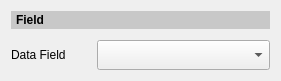
<?xml version="1.0" encoding="UTF-8"?>
<ui version="4.0">
 <class>frmComposerFieldEditor</class>
 <widget class="QWidget" name="frmComposerFieldEditor">
  <property name="geometry">
   <rect>
    <x>0</x>
    <y>0</y>
    <width>281</width>
    <height>76</height>
   </rect>
  </property>
  <property name="sizePolicy">
   <sizepolicy hsizetype="Preferred" vsizetype="Maximum">
    <horstretch>0</horstretch>
    <verstretch>0</verstretch>
   </sizepolicy>
  </property>
  <property name="windowTitle">
   <string>Field Selector</string>
  </property>
  <layout class="QGridLayout" name="gridLayout">
   <property name="verticalSpacing">
    <number>11</number>
   </property>
   <item row="1" column="1">
    <widget class="QComboBox" name="cboDataField">
     <property name="minimumSize">
      <size>
       <width>0</width>
       <height>30</height>
      </size>
     </property>
    </widget>
   </item>
   <item row="1" column="0">
    <widget class="QLabel" name="label_2">
     <property name="maximumSize">
      <size>
       <width>80</width>
       <height>16777215</height>
      </size>
     </property>
     <property name="text">
      <string>Data Field</string>
     </property>
    </widget>
   </item>
   <item row="0" column="0" colspan="2">
    <widget class="QLabel" name="label">
     <property name="styleSheet">
      <string notr="true">padding: 2px; font-weight: bold; background-color: rgb(200, 200, 200);</string>
     </property>
     <property name="text">
      <string>Field</string>
     </property>
     <property name="alignment">
      <set>Qt::AlignLeading|Qt::AlignLeft|Qt::AlignVCenter</set>
     </property>
    </widget>
   </item>
  </layout>
 </widget>
 <resources/>
 <connections/>
</ui>
